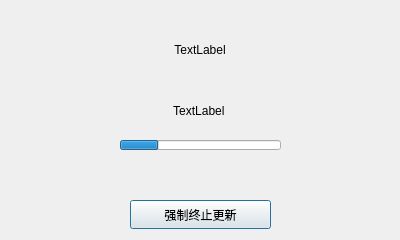
<?xml version="1.0" encoding="UTF-8"?>
<ui version="4.0">
 <class>Gengxin</class>
 <widget class="QDialog" name="Gengxin">
  <property name="geometry">
   <rect>
    <x>0</x>
    <y>0</y>
    <width>400</width>
    <height>240</height>
   </rect>
  </property>
  <property name="minimumSize">
   <size>
    <width>400</width>
    <height>240</height>
   </size>
  </property>
  <property name="maximumSize">
   <size>
    <width>400</width>
    <height>240</height>
   </size>
  </property>
  <property name="windowTitle">
   <string>Form</string>
  </property>
  <widget class="QLabel" name="labUp">
   <property name="geometry">
    <rect>
     <x>20</x>
     <y>90</y>
     <width>361</width>
     <height>41</height>
    </rect>
   </property>
   <property name="text">
    <string>TextLabel </string>
   </property>
   <property name="alignment">
    <set>Qt::AlignCenter</set>
   </property>
  </widget>
  <widget class="QLabel" name="labMv">
   <property name="geometry">
    <rect>
     <x>100</x>
     <y>40</y>
     <width>200</width>
     <height>20</height>
    </rect>
   </property>
   <property name="minimumSize">
    <size>
     <width>200</width>
     <height>20</height>
    </size>
   </property>
   <property name="maximumSize">
    <size>
     <width>200</width>
     <height>20</height>
    </size>
   </property>
   <property name="text">
    <string>TextLabel</string>
   </property>
   <property name="alignment">
    <set>Qt::AlignCenter</set>
   </property>
  </widget>
  <widget class="QPushButton" name="pushBtnTerm">
   <property name="geometry">
    <rect>
     <x>130</x>
     <y>200</y>
     <width>141</width>
     <height>29</height>
    </rect>
   </property>
   <property name="text">
    <string>强制终止更新</string>
   </property>
  </widget>
  <widget class="QProgressBar" name="progBar">
   <property name="geometry">
    <rect>
     <x>120</x>
     <y>140</y>
     <width>161</width>
     <height>10</height>
    </rect>
   </property>
   <property name="minimumSize">
    <size>
     <width>90</width>
     <height>10</height>
    </size>
   </property>
   <property name="maximumSize">
    <size>
     <width>200</width>
     <height>10</height>
    </size>
   </property>
   <property name="value">
    <number>24</number>
   </property>
   <property name="textVisible">
    <bool>false</bool>
   </property>
  </widget>
  <widget class="QLabel" name="labPerc">
   <property name="geometry">
    <rect>
     <x>160</x>
     <y>160</y>
     <width>90</width>
     <height>32</height>
    </rect>
   </property>
   <property name="font">
    <font>
     <pointsize>16</pointsize>
     <italic>false</italic>
    </font>
   </property>
   <property name="text">
    <string/>
   </property>
   <property name="alignment">
    <set>Qt::AlignCenter</set>
   </property>
  </widget>
 </widget>
 <resources/>
 <connections>
  <connection>
   <sender>pushBtnTerm</sender>
   <signal>clicked()</signal>
   <receiver>Gengxin</receiver>
   <slot>OnTerm()</slot>
   <hints>
    <hint type="sourcelabel">
     <x>160</x>
     <y>220</y>
    </hint>
    <hint type="destinationlabel">
     <x>33</x>
     <y>212</y>
    </hint>
   </hints>
  </connection>
 </connections>
 <slots>
  <slot>OnOk()</slot>
  <slot>OnCancle()</slot>
  <slot>OnTerm()</slot>
 </slots>
</ui>
